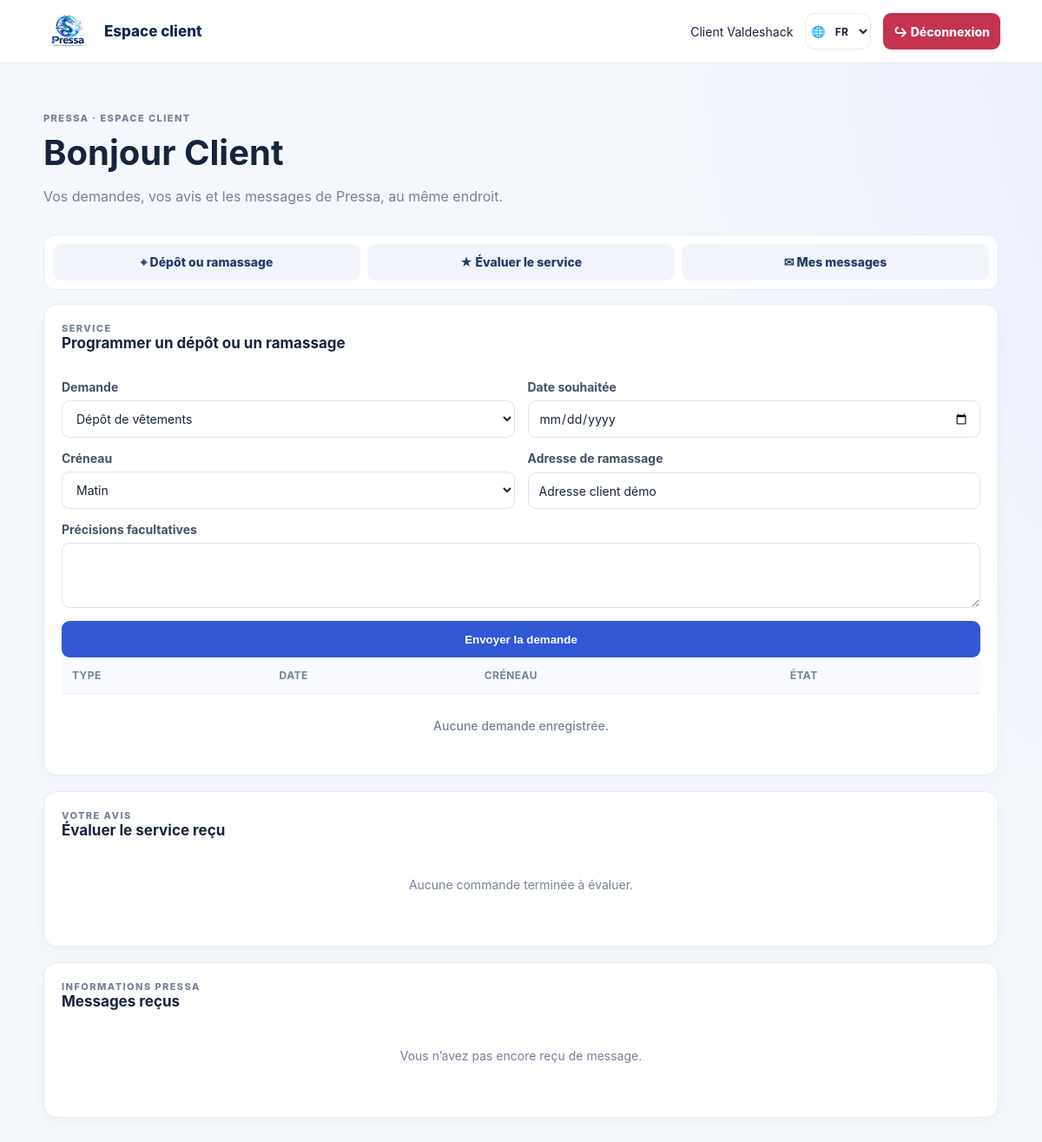
Page /client.php (signed in) on the committed database.
### tables this page shows
CREATE TABLE `clients` (
  `id` int(11) NOT NULL,
  `uuid` char(36) NOT NULL DEFAULT uuid(),
  `nom` varchar(120) NOT NULL,
  `prenom` varchar(120) DEFAULT NULL,
  `type_client` enum('particulier','entreprise') NOT NULL DEFAULT 'particulier',
  `telephone` varchar(30) NOT NULL,
  `telephone_secondaire` varchar(30) DEFAULT NULL,
  `email` varchar(160) DEFAULT NULL,
  `adresse` varchar(255) DEFAULT NULL,
  `quartier` varchar(120) DEFAULT NULL,
  `canal_prefere` enum('sms','appel','aucun') NOT NULL DEFAULT 'sms',
  `accepte_sms` tinyint(1) NOT NULL DEFAULT 0,
  `accepte_promotions` tinyint(1) NOT NULL DEFAULT 0,
  `date_consentement` datetime DEFAULT NULL,
  `notes` text DEFAULT NULL,
  `supprime` tinyint(1) NOT NULL DEFAULT 0,
  `version` int(11) NOT NULL DEFAULT 1,
  `cree_par` int(11) DEFAULT NULL,
  `cree_le` datetime NOT NULL DEFAULT current_timestamp(),
  `modifie_le` datetime NOT NULL DEFAULT current_timestamp() ON UPDATE current_timestamp(),
  `utilisateur_id` int(11) DEFAULT NULL
);

### includes/functions.php (called while the page is built, shortened)
<?php
function e($value):string{return htmlspecialchars((string)$value,ENT_QUOTES|ENT_SUBSTITUTE,'UTF-8');}

### client.php (the view, shortened to what this page needs)
<?php
$clientId=current_client_id();
$pdo=db();
$clientQuery=$pdo->prepare('SELECT nom,prenom,email,telephone,adresse FROM clients WHERE id=? AND utilisateur_id=? AND supprime=0');
$clientQuery->execute([$clientId,(int)$_SESSION['user']['id']]);
$client=$clientQuery->fetch();
$requests=$pdo->prepare('SELECT type,date_prevue,creneau,adresse,statut,cree_le FROM demandes_clients WHERE client_id=? ORDER BY date_prevue DESC,id DESC LIMIT 20');
$requests->execute([$clientId]);$requests=$requests->fetchAll();
$orders=$pdo->prepare("SELECT o.id,o.reference,o.date_depot,o.total FROM commandes o WHERE o.client_id=? AND o.statut='retire' AND NOT EXISTS(SELECT 1 FROM avis_clients a WHERE a.client_id=o.client_id AND a.commande_id=o.id) ORDER BY o.id DESC LIMIT 20");
$orders->execute([$clientId]);$orders=$orders->fetchAll();
$messages=$pdo->prepare("SELECT m.canal,m.contenu,m.date_envoi,o.reference FROM communications m LEFT JOIN commandes o ON o.id=m.commande_id WHERE m.client_id=? AND m.sens='sortant' AND m.statut IN ('envoye','envoye_manuellement') ORDER BY COALESCE(m.date_envoi,m.cree_le) DESC LIMIT 50");
$messages->execute([$clientId]);$messages=$messages->fetchAll();
?><?php $language=$_SESSION['language']??'fr';?><!doctype html><html lang="<?=e($language)?>"><head><link rel="stylesheet" href="assets/css/style.css"></head><body class="client-portal"><header class="client-topbar"><a class="client-brand" href="client.php"><img src="assets/img/Pressa%20Dragon%20Steam%20Emblem.png" alt="Pressa"><span>Espace client</span></a><div><span><?=e(trim(($client['prenom']??'').' '.$client['nom']))?></span><label class="language-control" title="Langue"><select class="language-select client-language" id="languageSelect" aria-label="Langue"><option value="fr" <?=$language==='fr'?'selected':''?>>FR</option></select></label><form action="logout.php" method="post"><button class="logout topbar-logout" type="submit">↪ Déconnexion</button></form></div></header>
<main class="client-main"><section class="client-welcome"><p class="eyebrow">PRESSA · ESPACE CLIENT</p><h1>Bonjour <?=e($client['prenom']?:$client['nom'])?></h1><p>Vos demandes, vos avis et les messages de Pressa, au même endroit.</p></section>
<nav class="client-nav" aria-label="Espace client"><a href="#demandes">⌖ Dépôt ou ramassage</a><a href="#evaluations">★ Évaluer le service</a><a href="#messages">✉ Mes messages</a></nav>
<section class="panel client-section" id="demandes"><div class="panel-head"><div><p class="eyebrow">SERVICE</p><h2>Programmer un dépôt ou un ramassage</h2></div></div><form method="post" class="form-grid"><div class="field"><label for="requestType">Demande</label><select id="requestType" name="type"><option value="depot">Dépôt de vêtements</option></select></div><div class="field"><label for="requestDate">Date souhaitée</label><input id="requestDate" type="date" name="date_prevue" min="<?=date('Y-m-d')?>" required></div><div class="field"><label for="requestSlot">Créneau</label><select id="requestSlot" name="creneau"><option value="matin">Matin</option></select></div><div class="field" id="pickupAddressField" hidden><label for="pickupAddress">Adresse de ramassage</label><input id="pickupAddress" name="adresse" value="<?=e($client['adresse']??'')?>" maxlength="255"></div><div class="field full"><label for="requestDetails">Précisions facultatives</label><textarea id="requestDetails" name="details" maxlength="500" rows="3"></textarea></div><div class="field full"><button class="btn">Envoyer la demande</button></div></form><div class="table-wrap"><table><thead><tr><th>Type</th><th>Date</th><th>Créneau</th><th>État</th></tr></thead><tbody><?php if(!$requests):?><tr><td colspan="4" class="empty">Aucune demande enregistrée.</td></tr><?php endif;?></tbody></table></div></section>
<section class="panel client-section" id="evaluations"><p class="eyebrow">VOTRE AVIS</p><h2>Évaluer le service reçu</h2><?php if(!$orders):?><p class="empty">Aucune commande terminée à évaluer.</p><?php endif;?></section>
<section class="panel client-section" id="messages"><p class="eyebrow">INFORMATIONS PRESSA</p><h2>Messages reçus</h2><?php if(!$messages):?><p class="empty">Vous n’avez pas encore reçu de message.</p><?php endif;?></section></main>
</body></html>

### rows in the picture
clients: prenom+nom "Client Valdeshack", prenom "Client", adresse "Adresse client démo"
